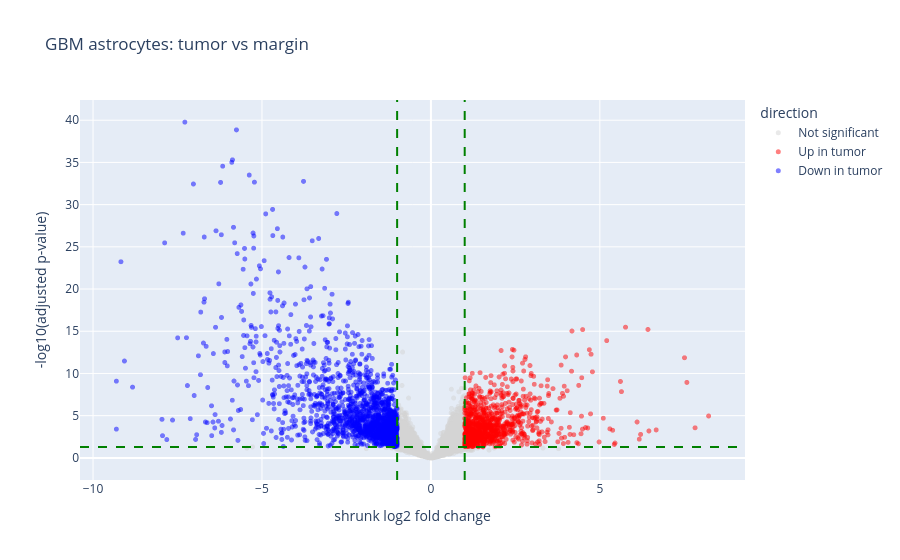

The cell this chart's notebook holds for it:
### Code cell
# If gene names are in the index
plot_df["gene"] = plot_df.index

fig = px.scatter(
    plot_df,
    x="log2FoldChange",
    y="neglog10_padj",
    color="direction",
    color_discrete_map={
        "Up in tumor": "red",
        "Down in tumor": "blue",
        "Not significant": "lightgray"
    },
    hover_name="gene",
    hover_data={
        "log2FoldChange": ":.3f",
        "padj": ":.3e",
        "baseMean": ":.2f",
        "neglog10_padj": False,
        "padj_plot": False,
        "direction": True
    },
    title="GBM astrocytes: tumor vs margin",
    labels={
        "log2FoldChange": "shrunk log2 fold change",
        "neglog10_padj": "-log10(adjusted p-value)"
    },
    opacity=0.5,
    render_mode="webgl"
)

for x in [1, -1]:
    fig.add_vline(x=x, line_dash="dash", line_color="green")

fig.add_hline(
    y=-np.log10(0.05),
    line_dash="dash",
    line_color="green"
)

fig.update_traces(marker=dict(size=5))

fig.write_html(
    f"{direct_output}/GBM_tumor_vs_margin_interactive_volcano_plot.html",
    include_plotlyjs="cdn"
)

fig.show()

### Figure 1 — Plotly figure (JSON) as saved in the notebook; plotly's stock layout.template omitted (floating-point values rounded to 4 significant figures; data arrays with more than 128 entries replaced by an {"elided": "..."} marker saying what was removed)
{"data": [{"customdata": {"elided": "14464x4 mixed values"}, "hovertemplate": "<b>%{hovertext}</b><br><br>direction=%{customdata[3]}<br>shrunk log2 fold change=%{x:.3f}<br>padj=%{customdata[0]:.3e}<br>baseMean=%{customdata[1]:.2f}<extra></extra>", "hovertext": {"elided": "14464 str values"}, "legendgroup": "Not significant", "marker": {"color": "lightgray", "opacity": 0.5, "symbol": "circle", "size": 5}, "mode": "markers", "name": "Not significant", "showlegend": true, "x": {"elided": "14464 float values"}, "xaxis": "x", "y": {"elided": "14464 float values"}, "yaxis": "y", "type": "scattergl"}, {"customdata": {"elided": "1050x4 mixed values"}, "hovertemplate": "<b>%{hovertext}</b><br><br>direction=%{customdata[3]}<br>shrunk log2 fold change=%{x:.3f}<br>padj=%{customdata[0]:.3e}<br>baseMean=%{customdata[1]:.2f}<extra></extra>", "hovertext": {"elided": "1050 str values"}, "legendgroup": "Up in tumor", "marker": {"color": "red", "opacity": 0.5, "symbol": "circle", "size": 5}, "mode": "markers", "name": "Up in tumor", "showlegend": true, "x": {"elided": "1050 float values"}, "xaxis": "x", "y": {"elided": "1050 float values"}, "yaxis": "y", "type": "scattergl"}, {"customdata": {"elided": "1812x4 mixed values"}, "hovertemplate": "<b>%{hovertext}</b><br><br>direction=%{customdata[3]}<br>shrunk log2 fold change=%{x:.3f}<br>padj=%{customdata[0]:.3e}<br>baseMean=%{customdata[1]:.2f}<extra></extra>", "hovertext": {"elided": "1812 str values"}, "legendgroup": "Down in tumor", "marker": {"color": "blue", "opacity": 0.5, "symbol": "circle", "size": 5}, "mode": "markers", "name": "Down in tumor", "showlegend": true, "x": {"elided": "1812 float values"}, "xaxis": "x", "y": {"elided": "1812 float values"}, "yaxis": "y", "type": "scattergl"}], "layout": {"xaxis": {"anchor": "y", "domain": [0.0, 1.0], "title": {"text": "shrunk log2 fold change"}}, "yaxis": {"anchor": "x", "domain": [0.0, 1.0], "title": {"text": "-log10(adjusted p-value)"}}, "legend": {"title": {"text": "direction"}, "tracegroupgap": 0}, "title": {"text": "GBM astrocytes: tumor vs margin"}, "shapes": [{"line": {"color": "green", "dash": "dash"}, "type": "line", "x0": 1, "x1": 1, "xref": "x", "y0": 0, "y1": 1, "yref": "y domain"}, {"line": {"color": "green", "dash": "dash"}, "type": "line", "x0": -1, "x1": -1, "xref": "x", "y0": 0, "y1": 1, "yref": "y domain"}, {"line": {"color": "green", "dash": "dash"}, "type": "line", "x0": 0, "x1": 1, "xref": "x domain", "y0": 1.301, "y1": 1.301, "yref": "y"}]}}
